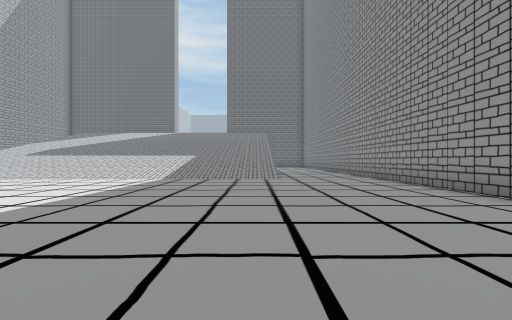
view 1 (above)

21 first-person views from a walk through a scene from a Unity 3-D project. The camera is 1.2 m above the floor, looks level and sees 90° across. The floor is counted in squares, 2 m on a side. Each view is taken from the middle of a square. On the plan, view 1 faces up. The plan holds only what a view shows up to about 9 squares ahead; the rest is blank. The place goes on beyond the plan.

view 2
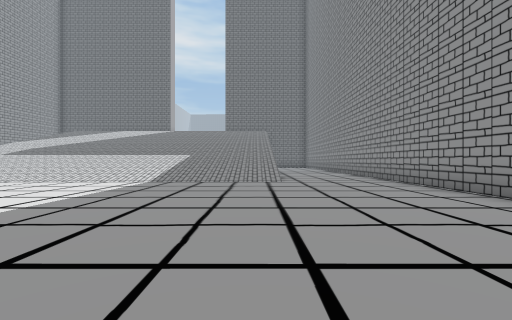

view 3
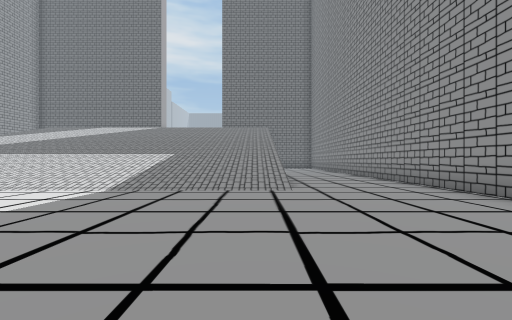

view 4
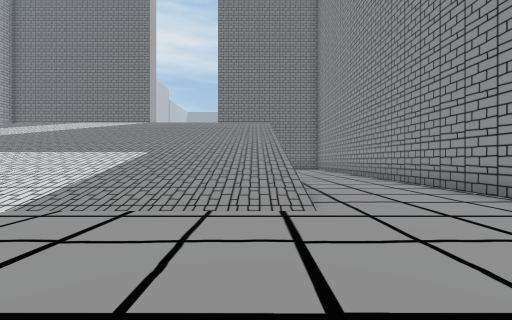

view 5
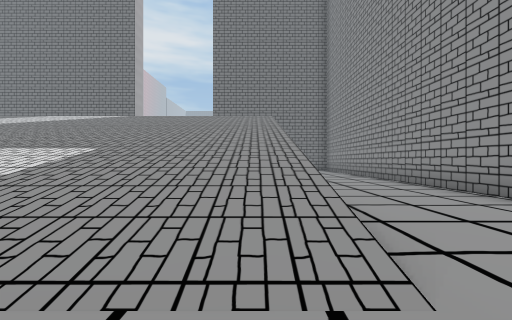

view 6
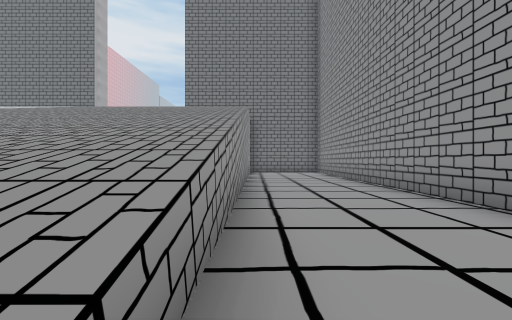

view 7
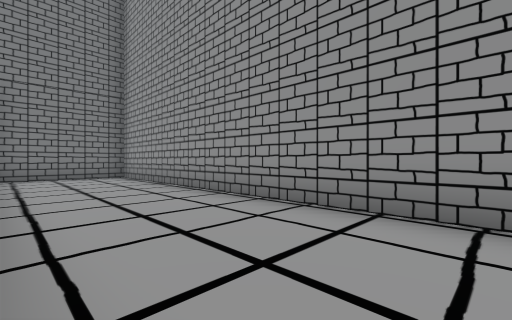

view 8
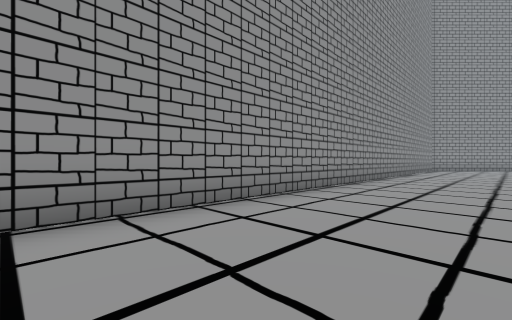

view 9
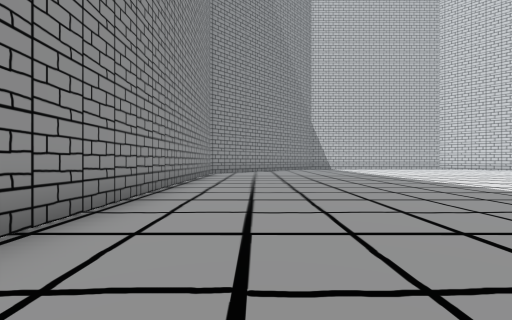

view 10
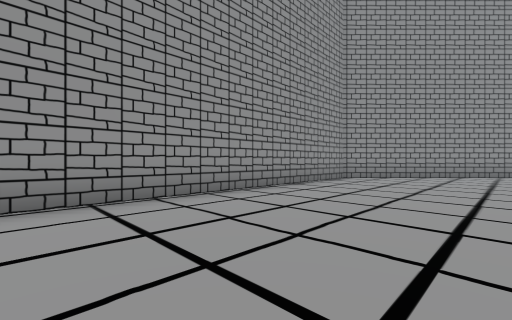

view 11
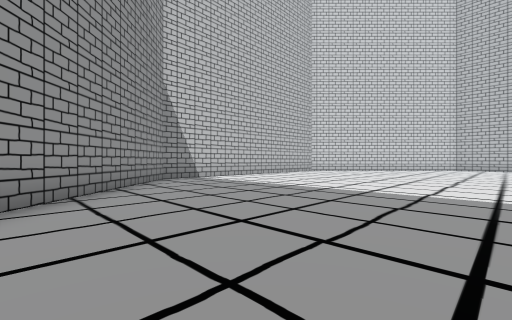

view 12
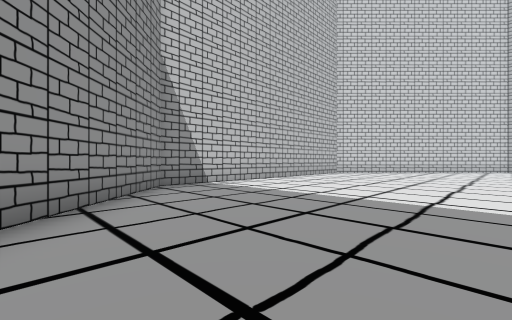

view 13
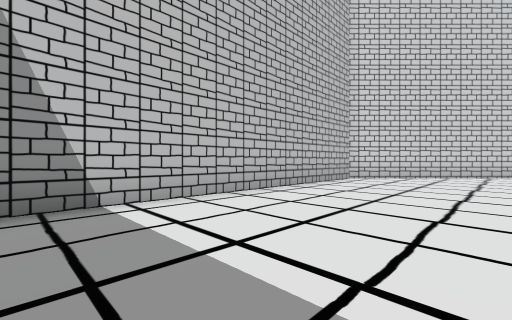

view 14
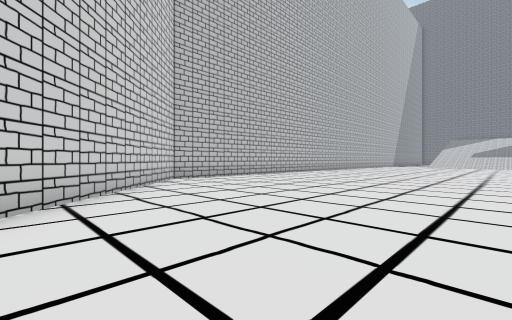

view 15
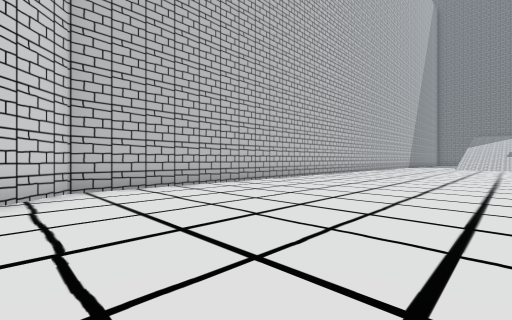

view 16
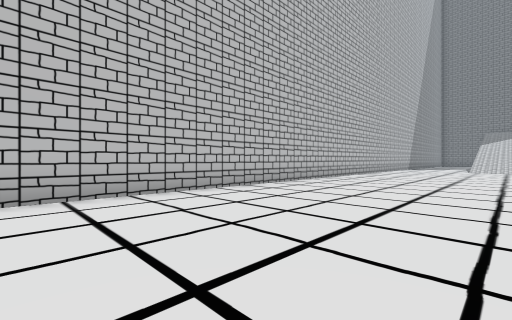

view 17
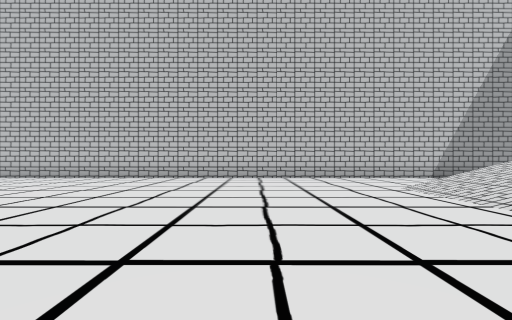

view 18
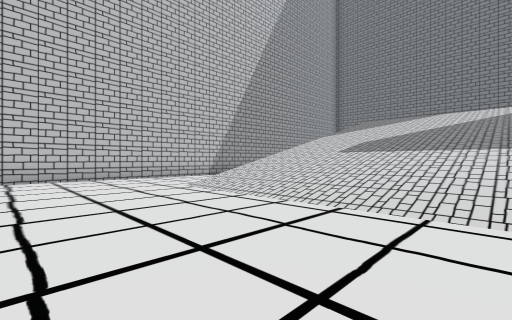

view 19
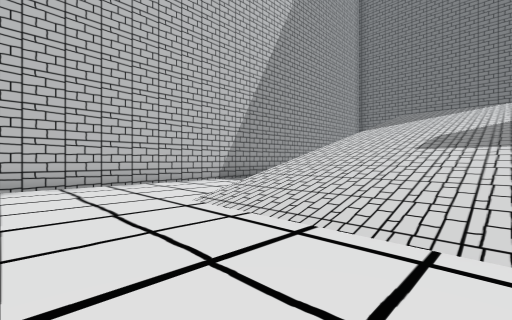

view 20
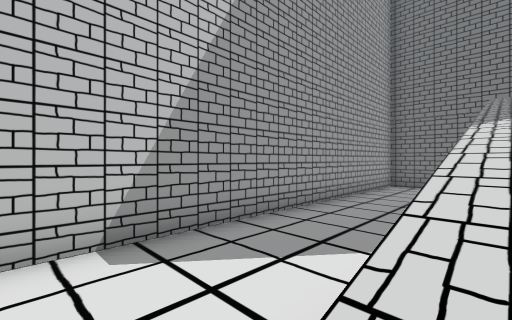

view 21
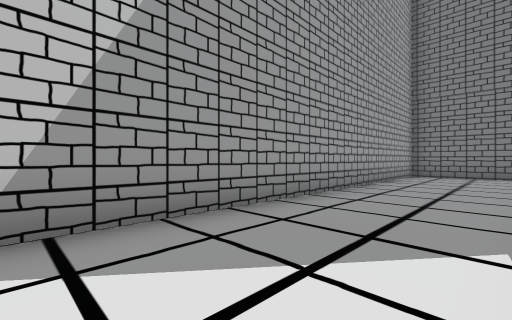

### Floor plan
Key: @ floor where view 1 was taken; # wall or solid block; . floor; / step, stairs or slope.
Columns run from 16 left of view 1 to 4 right of it. Each row starts with its distance up from view 1.
 22 #####            ####
 21 #...             ...#
 20 #...             ...#
 19 #...             ...#
 18 #.../ // ////////...#
 17 #.../////////////...#
 16 #.../////////////...#
 15 #.../////////////...#
 14 #.../////////////...#
 13 #.../////////////...#
 12 #.../////////////...#
 11 #.../////////////...#
 10 #.../////////////...#
  9 #.../////////////...#
  8 #...................#
  7 #...................#
  6 #...................#
  5 #......... .........#
  4 #........   ........#
  3 #.......     .......#
  2 #......       ......#
  1 #......        .....#
  0 #......         @...#
 -1 #......         ....#
 -2 #........      .....#
 -3 #........     ......#
 -4 #........    .......#
 -5 #........   ........#
 -6 #........  .........#
 -7 #........ ..........#
 -8 #...................#
 -9 #...................#
-10 #...................#
-11 ##.................##
-12  ##...............##
-13   ##.............##
-14    ##...........##
-15     ##.........##
-16      ###########

Where each view was taken, in squares from view 1:
view 1: 0 up, 0 right, facing up
view 2: 1 up, 0 right, facing up
view 3: 3 up, 0 right, facing up
view 4: 5 up, 0 right, facing up
view 5: 7 up, 0 right, facing up
view 6: 9 up, 1 right, facing up
view 7: 12 up, 1 right, facing up-right
view 8: 6 up, 1 right, facing down-right
view 9: 1 up, 2 right, facing down
view 10: 2 down, 0 right, facing down-right
view 11: 8 down, 2 right, facing down-left
view 12: 10 down, 1 right, facing down-left
view 13: 12 down, 2 left, facing down-left
view 14: 14 down, 8 left, facing up-left
view 15: 11 down, 10 left, facing up-left
view 16: 7 down, 11 left, facing up-left
view 17: 5 up, 7 left, facing left
view 18: 5 up, 7 left, facing up-left
view 19: 6 up, 9 left, facing up-left
view 20: 10 up, 12 left, facing up-left
view 21: 11 up, 13 left, facing up-left
